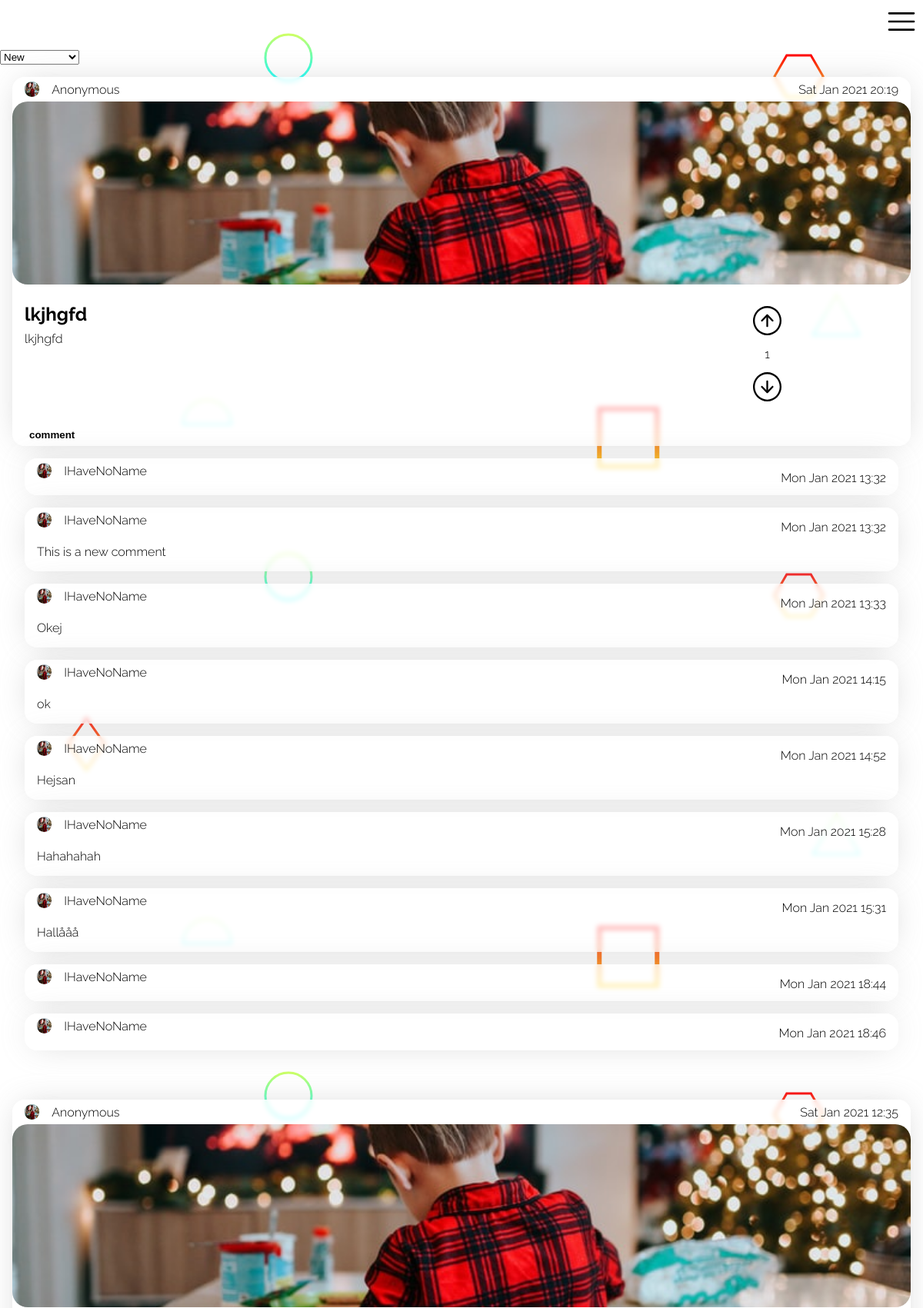
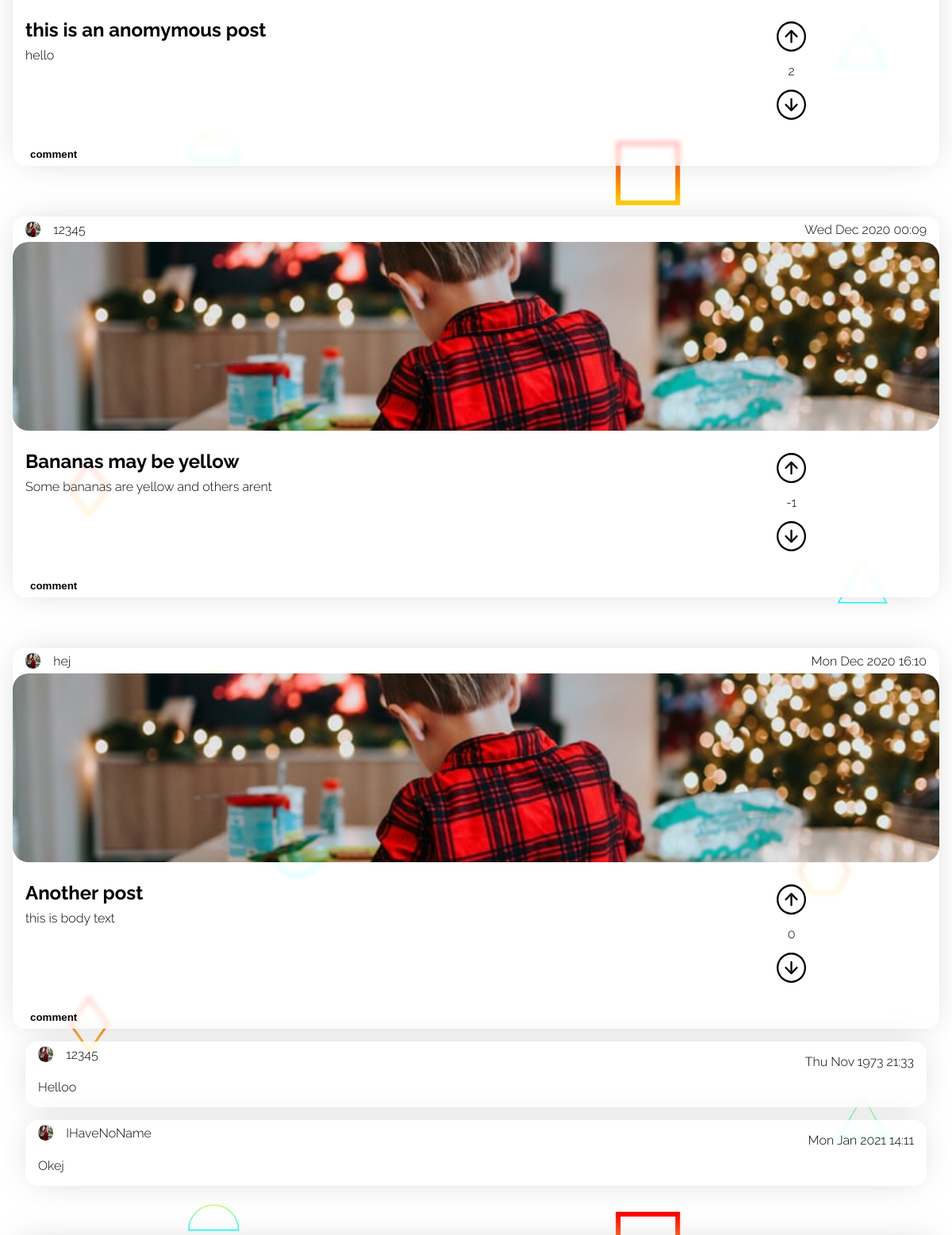
The page /views/index.php (upper part) on the database its author committed (2 pictures, top to bottom).
### tables this page shows
CREATE TABLE "Posts" ("id" integer,"user_id" int,"header" varchar,"body" text,"date" int, "color" varchar, "upDown" int, PRIMARY KEY (id));

CREATE TABLE "Users" ("id" integer,"name" varchar,"email" varchar,"avatar_path" varchar,"password_hash" varchar,"bio" text, "sort_by" varchar, PRIMARY KEY (id));

CREATE TABLE "Comments" ("id" integer,"user_id" int,"post_id" int,"body" text, "date" int, PRIMARY KEY (id));

### views/index.php (the view, shortened to what this page needs)
<?php
require('header.php');
$db = new PDO('sqlite:../hacker_news_database.sqlite3');
if (isset($_SESSION['user'])) {
    $userId = $_SESSION['user']['id'];
    $stmt = $db->prepare("SELECT sort_by FROM Users where id = :userId");
    $stmt->bindParam(':userId', $userId);
    $stmt->execute();
    $data = $stmt->fetch(PDO::FETCH_ASSOC);
    $sort_by = $data['sort_by'];
} else {
    if (isset($_SESSION['sort'])) {
        $sort_by = $_SESSION['sort'];
    } else {
        $sort_by = 'new';
    }
}
if ($sort_by === 'new') {
    $result = $db->query("SELECT * FROM Posts ORDER BY \"date\" DESC");
} else if ($sort_by === 'mostupvoted') {
    $result = $db->query("SELECT id, user_id, header, body, date, ifnull((select sum(up_down) from likes where posts.id=likes.post_id), 0) AS antallikes FROM Posts ORDER BY antallikes DESC");
}
$posts = $result->fetchAll(PDO::FETCH_ASSOC);
?>
<body>
    <?php require('./nav.php') ?>
    <select class="sort-by" name="sort" id="">
        <option <?php if ($sort_by === 'new') {
                    echo 'selected';
                } ?>value="new">New</option>
    </select>
    <?php foreach ($posts as $post) : ?>
        <?php
        $postId = $post['id'];
        $commentResult = $db->query("SELECT * FROM Comments WHERE post_id = $postId");
        $comments = $commentResult->fetchAll(PDO::FETCH_ASSOC);
        $likesResult = $db->query("SELECT COUNT(user_id) AS 'likes' FROM Likes WHERE post_id = $postId AND up_down = 1");
        $likes = $likesResult->fetch(PDO::FETCH_ASSOC)['likes'];
        $dislikeResult = $db->query("SELECT COUNT(user_id) AS 'dislikes' FROM Likes WHERE post_id = $postId AND up_down = -1");
        $dislikes = $dislikeResult->fetch(PDO::FETCH_ASSOC)['dislikes'];
        $LikesSum = $likes - $dislikes;
        $userId = $post['user_id'];
        $result = $db->query("SELECT * FROM Users WHERE id = $userId");
        $user = $result->fetch(PDO::FETCH_ASSOC);
        if (isset($user['name'])) {
            $userName = $user['name'];
        } else {
            $userName = 'IHaveNoName';
        }
        ?>
        <div data-postId="<?= $postId ?>" class="post id<?= $postId ?>">
            <div class="date-section">
                <div class="left">
                    <img src="/images/photo-1609050470947-f35aa6071497.jpeg" alt="">
                    <p class="name"><?= $userName ?></p>
                </div>
                <div class="right">
                    <p class="date"><?= date('D M Y H:i', $post['date']) ?></p>
                </div>
            </div>
            <div class="image-section">
                <img src="/images/photo-1609050470947-f35aa6071497.jpeg" alt="">
            </div>
            <div class="text-section">
                <div class="text-section-text">
                    <h2><?= $post['header'] ?></h2>
                    <p><?= $post['body'] ?></p>
                </div>
                <div class="text-section-vote" data-post="<?= $post['id'] ?>">
                    <div class="img-container">
                        <img class="upvote" src="/assets/up-arrow.svg" alt="">
                    </div>
                    <p><?= $LikesSum ?></p>
                    <div class="img-container">
                        <img class="downvote" src="/assets/down-arrow.svg" alt="">
                    </div>
                </div>
            </div>
            <div class="bottom-section">
                <div class="left">
                    <button>comment</button>
                </div>
            </div>
        </div>
        <?php foreach ($comments as $comment) : ?>
            <?php
            $commenter_id = $comment['user_id'];
            $result = $db->query("SELECT name FROM Users WHERE id = $commenter_id");
            $data = $result->fetch(PDO::FETCH_ASSOC);
            $commenter_name = $data['name'];
            $commentId = $comment['id'];
            $commenterId = $comment['user_id'];
            $result = $db->query("SELECT * FROM Users WHERE id = $commenterId");
            $commenter = $result->fetch(PDO::FETCH_ASSOC);
            if (isset($commenter['name'])) {
                $commenter_name = $commenter['name'];
            } else {
                $commenter_name = 'IHaveNoName';
            }
            ?>
            <div data-postId="<?= $postId ?>" data-id="<?= $commentId ?>" class="comment post<?= $postId ?> comment-id<?= $commentId ?>">
                <div class="upper">
                    <div class="left">
                        <img src="/images/photo-1609050470947-f35aa6071497.jpeg" alt="">
                        <p class="name"><?= $commenter_name ?></p>
                    </div>
                    <div class="right">
                        <p class="date"><?= date('D M Y H:i', $comment['date']) ?></p>
                    </div>
                </div>
                <div class="lower">
                    <div class="left">
                        <p class="comment-paragraph"><?= $comment['body'] ?></p>
                    </div>
                </div>
            </div>
        <?php endforeach ?>
    <?php endforeach ?>
</body>
<?php require('footer.php') ?>

### views/header.php (shortened to what this page needs)
<!DOCTYPE html>
<html lang="en">
<head>
    <link rel="stylesheet" href="/styles/posts.css">
    <link rel="stylesheet" href="/styles/main.css">
    <link rel="stylesheet" href="/styles/hamburger.css">
</head>

### views/nav.php (shortened to what this page needs)
<nav>
    <div class="hamburger-icon hamburger center-contain"></div>
    <div class="hamburger-menu hamburger">
    </div>
</nav>

### views/footer.php
</html>

### styles/posts.css (style rules this page uses)
:root { font-size: 16px; font-family: Raleway; --backdrop-blur: 3px; --post-background-color: rgba(255, 255, 255, 0.747); --box-shadow: 0px 0px 43px -12px rgba(184, 184, 184, 0.75); }
.post { background: var(--post-background-color); backdrop-filter: blur(var(--backdrop-blur)); height: 30rem; max-width: 100%; display: flex; flex-direction: column; border-radius: 1rem; margin: 0rem 1rem 0rem 1rem; overflow: hidden; margin-bottom: 1rem; margin-top: 1rem; box-shadow: var(--box-shadow); }
.post:not(:first-of-type) { margin-top: 4rem; }
.date-section { height: 2rem; display: flex; justify-content: space-between; }
.date-section .left { display: flex; align-items: center; justify-content: center; margin-left: 1rem; height: 2rem; position: relative; }
.date-section .right { display: flex; flex-direction: row; height: 100%; margin-right: 1rem; position: relative; }
.date-section .left img { background: mediumaquamarine; height: 1.2rem; width: 1.2rem; border-radius: 50%; margin-right: 1rem; }
.date-section .right * { display: flex; align-items: center; justify-content: center; }
.date-section .left .name { display: flex; align-items: center; justify-content: center; }
.date-section .left .name { height: 100%; margin: 0; margin-right: 1rem; }
.date-section .right .date { height: 100%; margin: 0; }
.image-section { height: 16rem; width: 100%; overflow: hidden; }
.image-section img { position: relative; border-radius: 20px; height: 100%; width: 100%; object-fit: cover; }
.text-section { height: 10rem; display: flex; padding: 1rem; }
.text-section .text-section-text { width: 70%; }
.text-section .text-section-text h2 { margin: .5rem 0rem; }
.text-section .text-section-text p { margin: .5rem 0rem; }
.text-section .text-section-vote { width: 30%; display: flex; flex-direction: column; position: relative; }
.img-container { position: relative;; width: 100%; margin: 0; flex-grow: 1; height: 40%; display: flex; justify-content: center; align-items: center; }
.text-section .text-section-vote img.upvote { height: 60%; width: auto; }
.text-section .text-section-vote p { position: relative;; width: 100%; margin: 0; flex-grow: 1; display: flex; justify-content: center; align-items: center; }
.text-section .text-section-vote img.downvote { height: 60%; width: auto; }
.bottom-section { height: 2rem; display: flex; justify-content: space-between; }
.bottom-section .left { display: flex; justify-content: center; align-items: center; margin-left: 1rem; }
.bottom-section .left button { border: none; background: none; font-weight: bold; outline: none; }
.comment { position: relative; display: flex; flex-direction: column; border-radius: 1rem; margin: 0rem 2rem 1rem 2rem; flex-grow: 1; margin-bottom: 1rem; overflow: hidden; background: var(--post-background-color); backdrop-filter: blur(var(--backdrop-blur)); box-shadow: var(--box-shadow); }
.comment .upper { height: 2rem; display: flex; justify-content: space-between; }
.comment .upper .right { margin-right: 1rem; }
.comment .upper .left { display: flex; justify-content: space-between; align-items: center; margin-left: 1rem; }
.comment .upper .left img { height: 1.2rem; width: 1.2rem; border-radius: 50%; }
.comment .upper .left .name { margin-left: 1rem; }
.comment .lower { display: flex; justify-content: space-between; }
.comment .lower .left { margin-left: 1rem; }

### styles/main.css (style rules this page uses)
body { margin: 4rem 0 0 0; padding: 0; width: 100vw; background: url(/images/Scattered-Forcefields.svg); background-attachment: fixed; }

### styles/hamburger.css (style rules this page uses)
.hamburger { position: absolute; top: .5rem; right: .5rem; height: 2.5rem; width: 2.5rem; }
.hamburger-icon { background: url(../assets/radix-icons_hamburger-menu.svg); background-repeat: none; background-position: center; background-size: contain; transition: 1s; z-index: 2100; }
.hamburger-menu { overflow: hidden; position: absolute; background:#26262600; border-radius: 50%; transition: .7s; transition-timing-function: cubic-bezier(0.215, 0.610, 0.355, 1)(0.075, 0.82, 0.165, 1); z-index: 20; }

### rows shown on the page
posts: user.name "Anonymous", date "Sat Jan 2021 20:19", header "lkjhgfd", body "lkjhgfd", LikesSum "1"
comments: user.name "IHaveNoName", date "Mon Jan 2021 13:32"
comments: user.name "IHaveNoName", date "Mon Jan 2021 13:32", body "This is a new comment"
comments: user.name "IHaveNoName", date "Mon Jan 2021 13:33", body "Okej"
comments: user.name "IHaveNoName", date "Mon Jan 2021 14:15", body "ok"
comments: user.name "IHaveNoName", date "Mon Jan 2021 14:52", body "Hejsan"
comments: user.name "IHaveNoName", date "Mon Jan 2021 15:28", body "Hahahahah"
comments: user.name "IHaveNoName", date "Mon Jan 2021 15:31", body "Hallååå"
comments: user.name "IHaveNoName", date "Mon Jan 2021 18:44"
comments: user.name "IHaveNoName", date "Mon Jan 2021 18:46"
posts: user.name "Anonymous", date "Sat Jan 2021 12:35", header "this is an anomymous post", body "hello", LikesSum "2"
posts: user.name "12345", date "Wed Dec 2020 00:09", header "Bananas may be yellow", body "Some bananas are yellow and others arent", LikesSum "-1"
posts: user.name "hej", date "Mon Dec 2020 16:10", header "Another post", body "this is body text", LikesSum "0"
comments: user.name "12345", date "Thu Nov 1973 21:33", body "Helloo"
comments: user.name "IHaveNoName", date "Mon Jan 2021 14:11", body "Okej"
